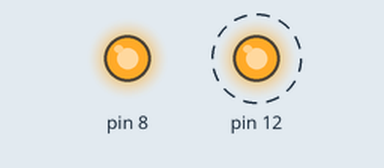
This sketch was run on a simulated Arduino Uno, built with avr-gcc and run on an emulated ATmega328P. Shown: output pins drawn as LEDs (lit = HIGH). Dashed ring = blinking.

Above: at 0.5 s.
At 2.5 s:
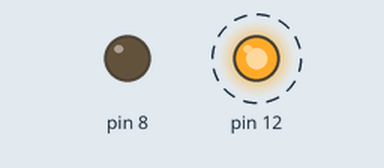
Timing chart, 0 to 5.2 s (numbered marks = the images above):
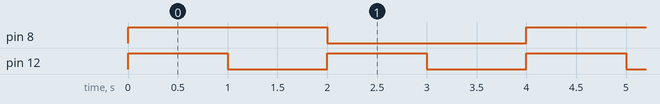

Measured:
- by itself, pin 8: alternates HIGH for 2.0 s and LOW for 2.0 s
- by itself, pin 12: alternates HIGH for 1.0 s and LOW for 1.0 s
- by itself, everything shown: repeats every 4.0 s, in 4 steps

The sketch:

TwoLED.ino
```cpp
void setup() {
  // put your setup code here, to run once:
  pinMode(12,OUTPUT);
  pinMode(8,OUTPUT);
}

void loop() {
  // put your main code here, to run repeatedly:
  digitalWrite(12,HIGH);
  digitalWrite(8,HIGH);
  delay(1000);
  digitalWrite(12,LOW);
  delay(1000);
  digitalWrite(8,LOW);
  digitalWrite(12,HIGH);
  delay(1000);
  digitalWrite(12,LOW);
  delay(1000);

}
```
